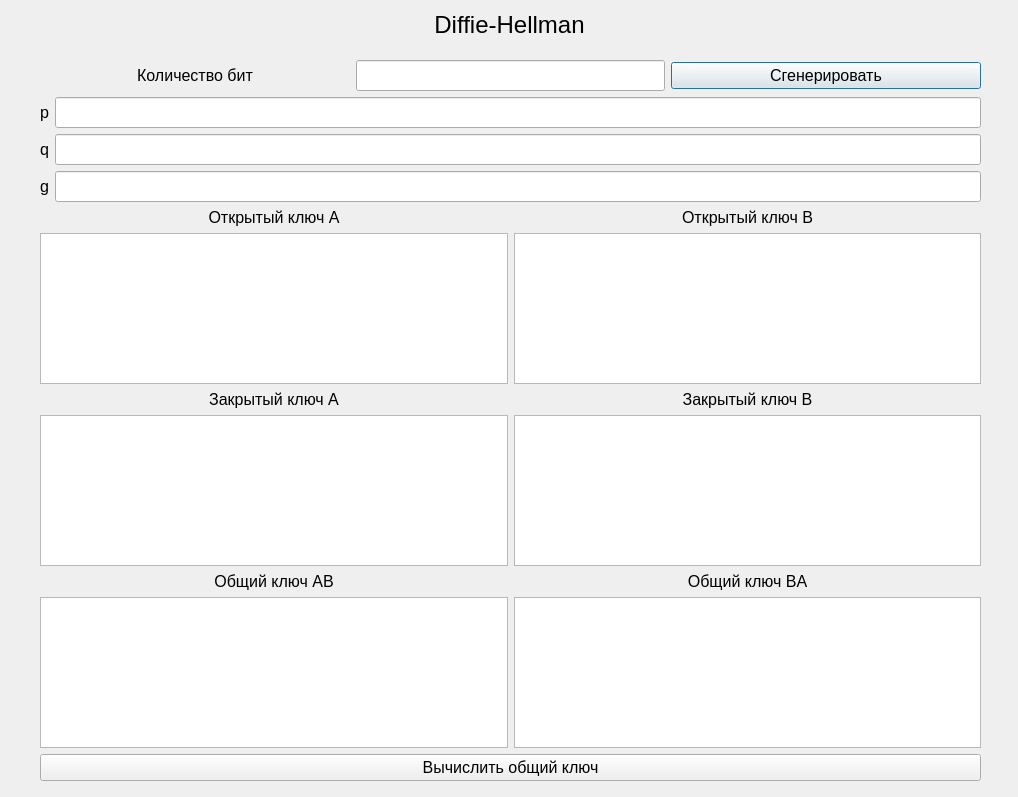
<?xml version="1.0" encoding="UTF-8"?>
<ui version="4.0">
 <class>DiffieHellman</class>
 <widget class="QDialog" name="DiffieHellman">
  <property name="geometry">
   <rect>
    <x>0</x>
    <y>0</y>
    <width>1018</width>
    <height>797</height>
   </rect>
  </property>
  <property name="windowTitle">
   <string>Diffie-Hellman</string>
  </property>
  <widget class="QLabel" name="cypherName">
   <property name="geometry">
    <rect>
     <x>30</x>
     <y>10</y>
     <width>959</width>
     <height>29</height>
    </rect>
   </property>
   <property name="font">
    <font>
     <pointsize>18</pointsize>
    </font>
   </property>
   <property name="text">
    <string>Diffie-Hellman</string>
   </property>
   <property name="alignment">
    <set>Qt::AlignCenter</set>
   </property>
  </widget>
  <widget class="QWidget" name="">
   <property name="geometry">
    <rect>
     <x>40</x>
     <y>60</y>
     <width>941</width>
     <height>721</height>
    </rect>
   </property>
   <layout class="QVBoxLayout" name="verticalLayout_3">
    <item>
     <layout class="QHBoxLayout" name="horizontalLayout_4">
      <item>
       <widget class="QLabel" name="label_5">
        <property name="font">
         <font>
          <pointsize>12</pointsize>
         </font>
        </property>
        <property name="text">
         <string>Количество бит</string>
        </property>
        <property name="alignment">
         <set>Qt::AlignCenter</set>
        </property>
       </widget>
      </item>
      <item>
       <widget class="QLineEdit" name="bits">
        <property name="sizePolicy">
         <sizepolicy hsizetype="Preferred" vsizetype="Fixed">
          <horstretch>0</horstretch>
          <verstretch>0</verstretch>
         </sizepolicy>
        </property>
        <property name="font">
         <font>
          <pointsize>14</pointsize>
         </font>
        </property>
       </widget>
      </item>
      <item>
       <widget class="QPushButton" name="generate_pq">
        <property name="font">
         <font>
          <pointsize>12</pointsize>
         </font>
        </property>
        <property name="text">
         <string>Сгенерировать</string>
        </property>
       </widget>
      </item>
     </layout>
    </item>
    <item>
     <layout class="QHBoxLayout" name="horizontalLayout">
      <item>
       <widget class="QLabel" name="label">
        <property name="font">
         <font>
          <pointsize>12</pointsize>
         </font>
        </property>
        <property name="text">
         <string>p</string>
        </property>
       </widget>
      </item>
      <item>
       <widget class="QLineEdit" name="p">
        <property name="font">
         <font>
          <pointsize>14</pointsize>
         </font>
        </property>
        <property name="readOnly">
         <bool>true</bool>
        </property>
       </widget>
      </item>
     </layout>
    </item>
    <item>
     <layout class="QHBoxLayout" name="horizontalLayout_2">
      <item>
       <widget class="QLabel" name="label_2">
        <property name="font">
         <font>
          <pointsize>12</pointsize>
         </font>
        </property>
        <property name="text">
         <string>q</string>
        </property>
       </widget>
      </item>
      <item>
       <widget class="QLineEdit" name="q">
        <property name="font">
         <font>
          <pointsize>14</pointsize>
         </font>
        </property>
        <property name="readOnly">
         <bool>true</bool>
        </property>
       </widget>
      </item>
     </layout>
    </item>
    <item>
     <layout class="QHBoxLayout" name="horizontalLayout_5">
      <item>
       <layout class="QHBoxLayout" name="horizontalLayout_3">
        <item>
         <widget class="QLabel" name="label_3">
          <property name="font">
           <font>
            <pointsize>12</pointsize>
           </font>
          </property>
          <property name="text">
           <string>g</string>
          </property>
         </widget>
        </item>
        <item>
         <widget class="QLineEdit" name="g">
          <property name="font">
           <font>
            <pointsize>14</pointsize>
           </font>
          </property>
          <property name="readOnly">
           <bool>true</bool>
          </property>
         </widget>
        </item>
       </layout>
      </item>
     </layout>
    </item>
    <item>
     <layout class="QHBoxLayout" name="horizontalLayout_6">
      <item>
       <layout class="QVBoxLayout" name="verticalLayout">
        <item>
         <widget class="QLabel" name="label_6">
          <property name="font">
           <font>
            <pointsize>12</pointsize>
           </font>
          </property>
          <property name="text">
           <string>Открытый ключ A</string>
          </property>
          <property name="alignment">
           <set>Qt::AlignCenter</set>
          </property>
         </widget>
        </item>
        <item>
         <widget class="QTextEdit" name="public_key_a">
          <property name="font">
           <font>
            <pointsize>14</pointsize>
           </font>
          </property>
          <property name="readOnly">
           <bool>true</bool>
          </property>
         </widget>
        </item>
        <item>
         <widget class="QLabel" name="label_8">
          <property name="font">
           <font>
            <pointsize>12</pointsize>
           </font>
          </property>
          <property name="text">
           <string>Закрытый ключ A</string>
          </property>
          <property name="alignment">
           <set>Qt::AlignCenter</set>
          </property>
         </widget>
        </item>
        <item>
         <widget class="QTextEdit" name="private_key_a">
          <property name="font">
           <font>
            <pointsize>14</pointsize>
           </font>
          </property>
          <property name="readOnly">
           <bool>true</bool>
          </property>
         </widget>
        </item>
        <item>
         <widget class="QLabel" name="label_10">
          <property name="font">
           <font>
            <pointsize>12</pointsize>
           </font>
          </property>
          <property name="text">
           <string>Общий ключ AB</string>
          </property>
          <property name="alignment">
           <set>Qt::AlignCenter</set>
          </property>
         </widget>
        </item>
        <item>
         <widget class="QTextEdit" name="private_key_ab">
          <property name="font">
           <font>
            <pointsize>14</pointsize>
           </font>
          </property>
          <property name="readOnly">
           <bool>true</bool>
          </property>
         </widget>
        </item>
       </layout>
      </item>
      <item>
       <layout class="QVBoxLayout" name="verticalLayout_2">
        <item>
         <widget class="QLabel" name="label_7">
          <property name="font">
           <font>
            <pointsize>12</pointsize>
           </font>
          </property>
          <property name="text">
           <string>Открытый ключ B</string>
          </property>
          <property name="alignment">
           <set>Qt::AlignCenter</set>
          </property>
         </widget>
        </item>
        <item>
         <widget class="QTextEdit" name="public_key_b">
          <property name="font">
           <font>
            <pointsize>14</pointsize>
           </font>
          </property>
          <property name="readOnly">
           <bool>true</bool>
          </property>
         </widget>
        </item>
        <item>
         <widget class="QLabel" name="label_9">
          <property name="font">
           <font>
            <pointsize>12</pointsize>
           </font>
          </property>
          <property name="text">
           <string>Закрытый ключ B</string>
          </property>
          <property name="alignment">
           <set>Qt::AlignCenter</set>
          </property>
         </widget>
        </item>
        <item>
         <widget class="QTextEdit" name="private_key_b">
          <property name="font">
           <font>
            <pointsize>14</pointsize>
           </font>
          </property>
          <property name="readOnly">
           <bool>true</bool>
          </property>
         </widget>
        </item>
        <item>
         <widget class="QLabel" name="label_11">
          <property name="font">
           <font>
            <pointsize>12</pointsize>
           </font>
          </property>
          <property name="text">
           <string>Общий ключ BA</string>
          </property>
          <property name="alignment">
           <set>Qt::AlignCenter</set>
          </property>
         </widget>
        </item>
        <item>
         <widget class="QTextEdit" name="private_key_ba">
          <property name="font">
           <font>
            <pointsize>14</pointsize>
           </font>
          </property>
          <property name="readOnly">
           <bool>true</bool>
          </property>
         </widget>
        </item>
       </layout>
      </item>
     </layout>
    </item>
    <item>
     <widget class="QPushButton" name="generate_mutual_key">
      <property name="font">
       <font>
        <pointsize>12</pointsize>
       </font>
      </property>
      <property name="text">
       <string>Вычислить общий ключ</string>
      </property>
     </widget>
    </item>
   </layout>
  </widget>
 </widget>
 <resources/>
 <connections/>
</ui>
